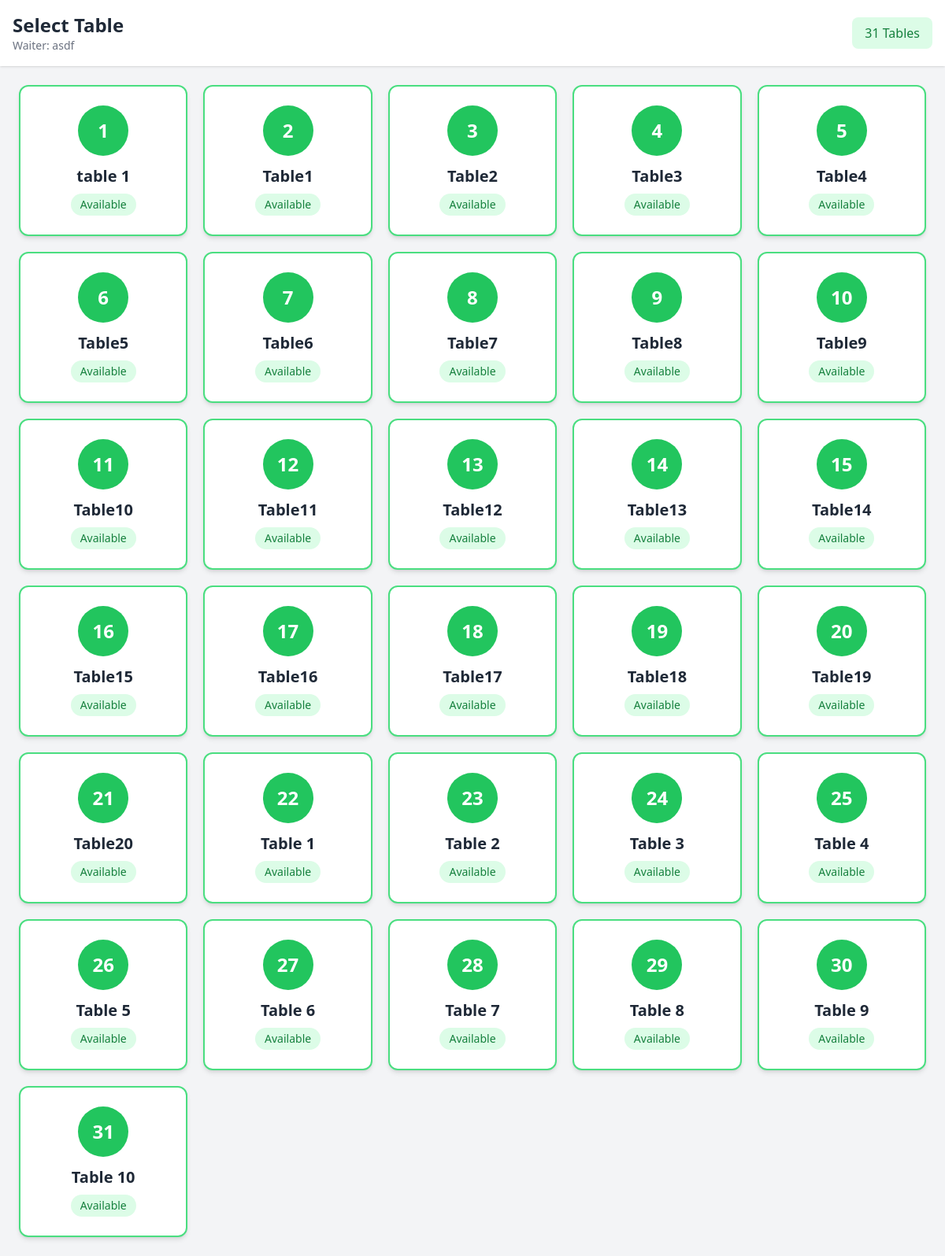
The page /orders/tables/ (signed in) on the database its author committed.
### accounts/models.py (models this page shows)
class User(AbstractUser):
    class Role(models.TextChoices):
        WAITER = "w", "Waiter"
        BILLING = "b", "Billing"
        KITCHEN = "k", "Kitchen"
        OWNER = "o", "Owner"
    role = models.CharField(
        max_length=2,
        choices=Role.choices,
        default=Role.WAITER,
    )

### orders/models.py (models this page shows, shortened)
class Table(models.Model):
    name=models.CharField(max_length=20)
    is_reserved=models.BooleanField(default=False,null=True)

### orders/views.py (the view)
# urls.py: path("tables/", views.tables_views, name="tables_view_url"),
@role_required([User.Role.WAITER])
def tables_views(request):
    tables=Table.objects.all()
    return render(request, "orders/tables.html", {"tables": tables})

### orders/templates/orders/tables.html (shortened to what this page needs)
<!DOCTYPE html>
<html lang="en">
<head>
    <script src="https://cdn.tailwindcss.com"></script>
</head>
<body class="bg-gray-100 min-h-screen">
    <header class="bg-white shadow p-4 flex justify-between items-center">
        <div>
            <h1 class="text-2xl font-bold text-gray-800">
                Select Table
            </h1>
            <p class="text-sm text-gray-500">
                Waiter: {{ request.user.username }}
            </p>
        </div>
        <div class="bg-green-100 text-green-700 px-4 py-2 rounded-lg font-medium">
            {{ tables|length }} Tables
        </div>
    </header>
    <main class="p-6">
        {% if tables %}
        <div class="grid grid-cols-2 sm:grid-cols-3 md:grid-cols-4 lg:grid-cols-5 gap-5">
            {% for table in tables %}
            <a href="{% url 'menu_view_url' table.id %}"
               class="bg-white rounded-xl shadow-md hover:shadow-xl transition p-6
                      flex flex-col items-center justify-center
                      border-2 border-green-400
                      active:scale-95">
                <div class="w-16 h-16 bg-green-500 text-white rounded-full
                            flex items-center justify-center text-2xl font-bold mb-3">
                    {{ forloop.counter }}
                </div>
                <h2 class="text-xl font-bold text-gray-800">
                    {{ table.name }}
                </h2>
                <span class="mt-2 px-3 py-1 rounded-full text-sm
                             bg-green-100 text-green-700">
                    Available
                </span>
            </a>
            {% endfor %}
        </div>
        {% endif %}
    </main>
</body>
</html>

### rows shown on the page
User: user.username "asdf"
Table: name "table 1"
Table: name "Table1"
Table: name "Table2"
Table: name "Table3"
Table: name "Table4"
Table: name "Table5"
Table: name "Table6"
Table: name "Table7"
Table: name "Table8"
Table: name "Table9"
Table: name "Table10"
Table: name "Table11"
Table: name "Table12"
Table: name "Table13"
Table: name "Table14"
Table: name "Table15"
Table: name "Table16"
Table: name "Table17"
Table: name "Table18"
Table: name "Table19"
Table: name "Table20"
Table: name "Table 1"
Table: name "Table 2"
Table: name "Table 3"
Table: name "Table 4"
Table: name "Table 5"
Table: name "Table 6"
Table: name "Table 7"
Table: name "Table 8"
Table: name "Table 9"
Table: name "Table 10"

### other values the page prints
{{ tables|length }} "31"
